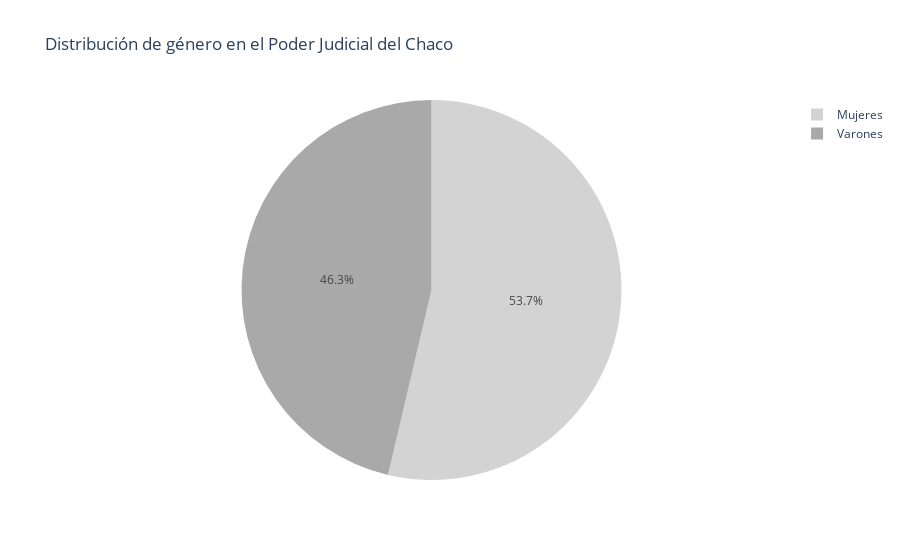

Write notebook code for a chart like this one.
### Code cell
import plotly.graph_objects as go
import plotly.io as pio
import plotly.offline as pyo


# Datos
labels = ['Mujeres', 'Varones']
values = [mujeres, varones]

# Crear el gráfico de torta
fig = go.Figure(data=[go.Pie(labels=labels, values=values, marker_colors=['#D3D3D3', '#A9A9A9'])])
fig.update_layout(title_text='Distribución de género en el Poder Judicial del Chaco')
fig.show()
pio.write_image(fig, '/home/pablo/web_scrap_genero_jusch/imagenes/Distribución_género_PJChaco_pie.jpeg', format='jpeg')
pio.write_image(fig, '/home/pablo/web_scrap_genero_jusch/imagenes/Distribución_género_PJChaco_pie.pdf', format='pdf')
fig.write_html('/home/pablo/web_scrap_genero_jusch/imagenes/Distribución_género_PJChaco_pie.html')

### Figure 1 — Plotly figure (JSON) as saved in the notebook; plotly's stock layout.template omitted (floating-point values rounded to 4 significant figures)
{"data": [{"labels": ["Mujeres", "Varones"], "marker": {"colors": ["#D3D3D3", "#A9A9A9"]}, "type": "pie", "values": [2218, 1914]}], "layout": {"title": {"text": "Distribución de género en el Poder Judicial del Chaco"}}}
